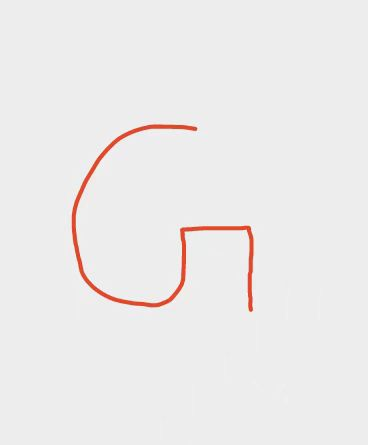
#> input picture opencv/图7.jpg, 368 x 445 px
$ python '画画的轨迹.py'
#> lines starting #> are read from the running program, lines starting #| are printed output that depends on the picture; after the words box and inside, x2 and y2 are one past the last pixel; in counts of white or black regions, pixels touching at a corner belong together
import cv2
import numpy as np
from skimage.morphology import skeletonize

def resize_for_display(img, max_hw=900):
    h, w = img.shape[:2]
    scale = min(max_hw / h, max_hw / w, 1.0)
    if scale < 1.0:
        img = cv2.resize(img, (int(w * scale), int(h * scale)), interpolation=cv2.INTER_AREA)
    return img

img = cv2.imread('图7.jpg')
#> img is the input picture: shape (445, 368, 3); mean B, G, R 234.4, 234.8, 236.8
if img is None:
    print('图片读取失败！')
    exit()

lab = cv2.cvtColor(img, cv2.COLOR_BGR2LAB)
#> lab: shape (445, 368, 3); mean of channels 0, 1, 2 237.5, 128.7, 128.6
L, A, B = cv2.split(lab)
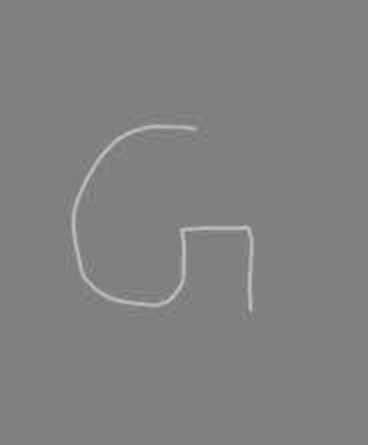
#> A: shape (445, 368); min 114, max 193, mean 128.7
_, mask = cv2.threshold(A, 150, 255, cv2.THRESH_BINARY)
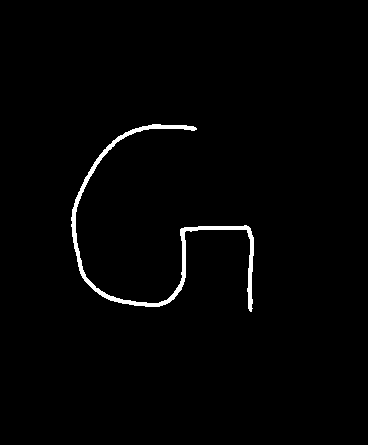
#> mask: shape (445, 368); 1.4% white; 1 white region, box (x1, y1, x2, y2) and area: (71, 124, 254, 312) 2339
kernel = cv2.getStructuringElement(cv2.MORPH_ELLIPSE, (3,3))
mask_clean = cv2.morphologyEx(mask, cv2.MORPH_OPEN, kernel)
#> mask_clean: shape (445, 368); 1.4% white; 1 white region, box (x1, y1, x2, y2) and area: (71, 124, 254, 312) 2337
mask_clean = cv2.morphologyEx(mask_clean, cv2.MORPH_CLOSE, kernel)
#> mask_clean: shape (445, 368); 1.4% white; 1 white region, box (x1, y1, x2, y2) and area: (71, 124, 254, 312) 2341
skeleton = skeletonize(mask_clean // 255)
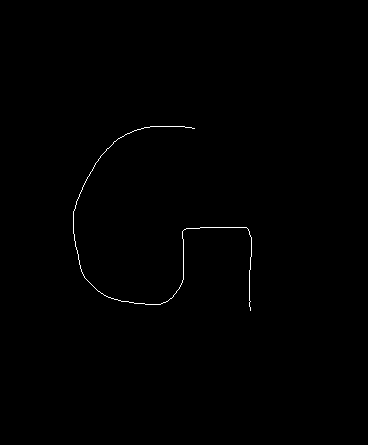
#> skeleton: shape (445, 368) bool; 0.32% white in thin lines or dots, all inside (x1, y1, x2, y2) = (73, 126, 252, 311)
skeleton = (skeleton * 255).astype(np.uint8)
ys, xs = np.where(skeleton == 255)
#> ys = 519 values from 126 to 310; xs = 519 values, max 251 at index 258, min 73 at index 151, mean 157.3
points = list(zip(xs, ys))
#> points = 519 pairs, first value 73 to 251, second value 126 to 310

def is_endpoint(img, x, y):
#> called with x = 150, y = 126
    roi = img[max(0, y-1):y+2, max(0, x-1):x+2]
#> roi = [[0, 0, 0], [0, 255, 255], [255, 0, 0]]
    return np.sum(roi==255) == 2

endpoints = [(x, y) for x, y in points if is_endpoint(skeleton, x, y)]
#> endpoints = [(194, 128), (250, 310)]
print("骨架端点数：", len(endpoints), endpoints)
#| 骨架端点数： 2 [(194, 128), (250, 310)]

# 路径追踪
visited = set()
path = []
def find_next(pt, skel_img, visited):
    x, y = pt
    for dx in [-1,0,1]:
        for dy in [-1,0,1]:
            if dx==0 and dy==0:
                continue
            nx, ny = x+dx, y+dy
            if (nx, ny) in visited:
                continue
            if 0<=nx<skel_img.shape[1] and 0<=ny<skel_img.shape[0]:
                if skel_img[ny, nx]==255:
                    return (nx, ny)
    return None
if endpoints:
    current = endpoints[0]
#> current = (194, 128)
    path.append(current)
    visited.add(current)
    while True:
        nxt = find_next(current, skeleton, visited)
        if nxt is None:
            break
        path.append(nxt)
        visited.add(nxt)
        current = nxt
#> this loop made 519 passes
#> (x in find_next, y in find_next, current) on passes 1 to 3: (194, 128, (193, 128)), (193, 128, (192, 128)), (192, 128, (191, 127))
#> after the loop, path has the same summary as points; visited = 519 items
else:
    print("无端点，闭合曲线可用任意点起步")

print(f'轨迹总点数：{len(path)}')
#| 轨迹总点数：519

# 固定步长采样
fixed_len = 30  # 每个线段长度
sampled = []
accum_dist = 0
sampled.append(path[0])
for i in range(1, len(path)):
    x0, y0 = path[i-1]
    x1, y1 = path[i]
    d = np.hypot(x1-x0, y1-y0)
    accum_dist += d
    if accum_dist >= fixed_len:
        sampled.append((x1, y1))
        accum_dist = 0
#> this loop made 518 passes
#> (x0, y0, x1, y1, d) on passes 1 to 12: (194, 128, 193, 128, 1), (193, 128, 192, 128, 1), (192, 128, 191, 127, 1.41), (191, 127, 190, 127, 1), (190, 127, 189, 127, 1), (189, 127, 188, 127, 1), (188, 127, 187, 127, 1), (187, 127, 186, 127, 1), (186, 127, 185, 127, 1), (185, 127, 184, 126, 1.41), (184, 126, 183, 126, 1), (183, 126, 182, 126, 1)
#> (x0, y0, x1, y1) on pass 409: (219, 227, 220, 227)
if sampled[-1] != path[-1]:
    sampled.append(path[-1])

print(f'采样端点数：{len(sampled)}')
#| 采样端点数：20

# 只显示采样端点（红圈）
show = img.copy()
for (x, y) in sampled:
    cv2.circle(show, (x, y), 7, (0, 0, 255), 2)
#> this loop made 20 passes
#> (x, y) on passes 1 to 12: (194, 128), (164, 126), (135, 130), (111, 145), (93, 167), (80, 192), (73, 220), (76, 249), (84, 276), (106, 296), (134, 303), (163, 302)
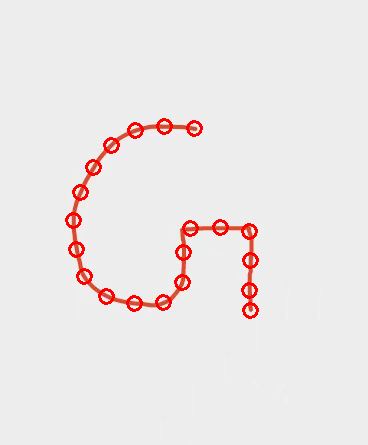
#> show: shape (445, 368, 3); 1.56% of pixels changed, all inside (x1, y1, x2, y2) = (65, 118, 259, 319)

show_small = resize_for_display(show, 900)
cv2.imshow("Sampled Line Segment Endpoints", show_small)
cv2.waitKey(0)
cv2.destroyAllWindows()

$ run again, with opencv/图6.jpg copied over opencv/图7.jpg
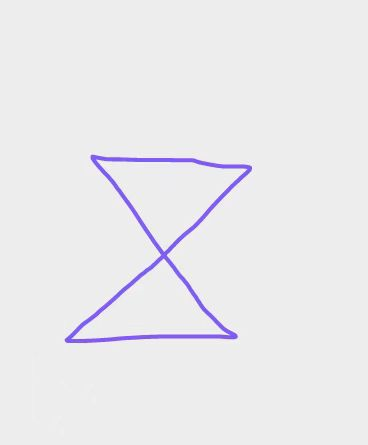
#> input picture opencv/图6.jpg, 368 x 445 px
#> img is the input picture: shape (445, 368, 3); mean B, G, R 236.9, 234.1, 234.9
#> lab: shape (445, 368, 3); mean of channels 0, 1, 2 236.8, 128.9, 126.7
#> `_, mask = cv2.threshold(A, 150, 255, cv2.THRESH_BINARY)`:
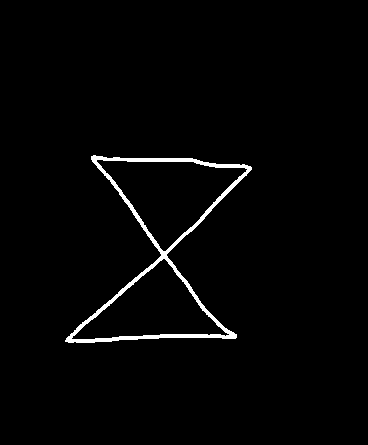
#> mask: shape (445, 368); 1.9% white; 1 white region, box (x1, y1, x2, y2) and area: (65, 155, 252, 343) 3108
#> ys = 685 values from 157 to 340; xs = 685 values, max 248 at index 163, min 67 at index 658, mean 160
#> points = 685 pairs, first value 67 to 248, second value 157 to 340
#> roi = [[0, 0, 0], [0, 255, 255], [255, 0, 0]]
#> endpoints = [(234, 336), (67, 340)]
#| 骨架端点数： 2 [(234, 336), (67, 340)]
#> `current = endpoints[0]`: current = (234, 336)
#> the loop `while True:` made 185 passes
#> (x in find_next, y in find_next, current) on passes 1 to 3: (234, 336, (233, 336)), (233, 336, (232, 336)), (232, 336, (231, 335))
#> after the loop `while True:`: path = 185 pairs, first value 67 to 234, second value 255 to 340; visited = 185 items
#| 轨迹总点数：185
#> the loop `for i in range(1, len(path)):` made 184 passes
#> (x0, y0, x1, y1, d) on passes 1 to 8: (234, 336, 233, 336, 1), (233, 336, 232, 336, 1), (232, 336, 231, 335, 1.41), (231, 335, 230, 335, 1), (230, 335, 229, 334, 1.41), (229, 334, 229, 333, 1), (229, 333, 228, 332, 1.41), (228, 332, 227, 331, 1.41)
#> after the loop `for i in range(1, len(path)):`: accum_dist = 0; sampled = [(234, 336), (212, 317), (193, 294), (176, 271), (156, 262), (133, 281), (111, 301), (88, 320), (67, 340)]
#| 采样端点数：9
#> the loop `for (x, y) in sampled:` made 9 passes
#> after the loop `for (x, y) in sampled:`:
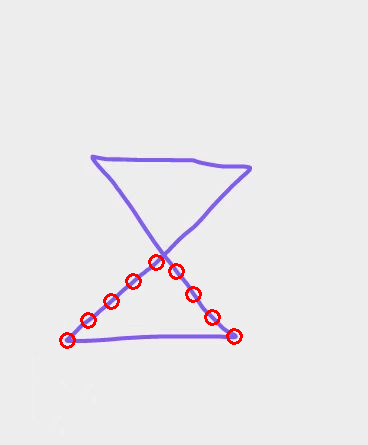
#> show: shape (445, 368, 3); 0.7% of pixels changed, all inside (x1, y1, x2, y2) = (59, 254, 243, 349)
